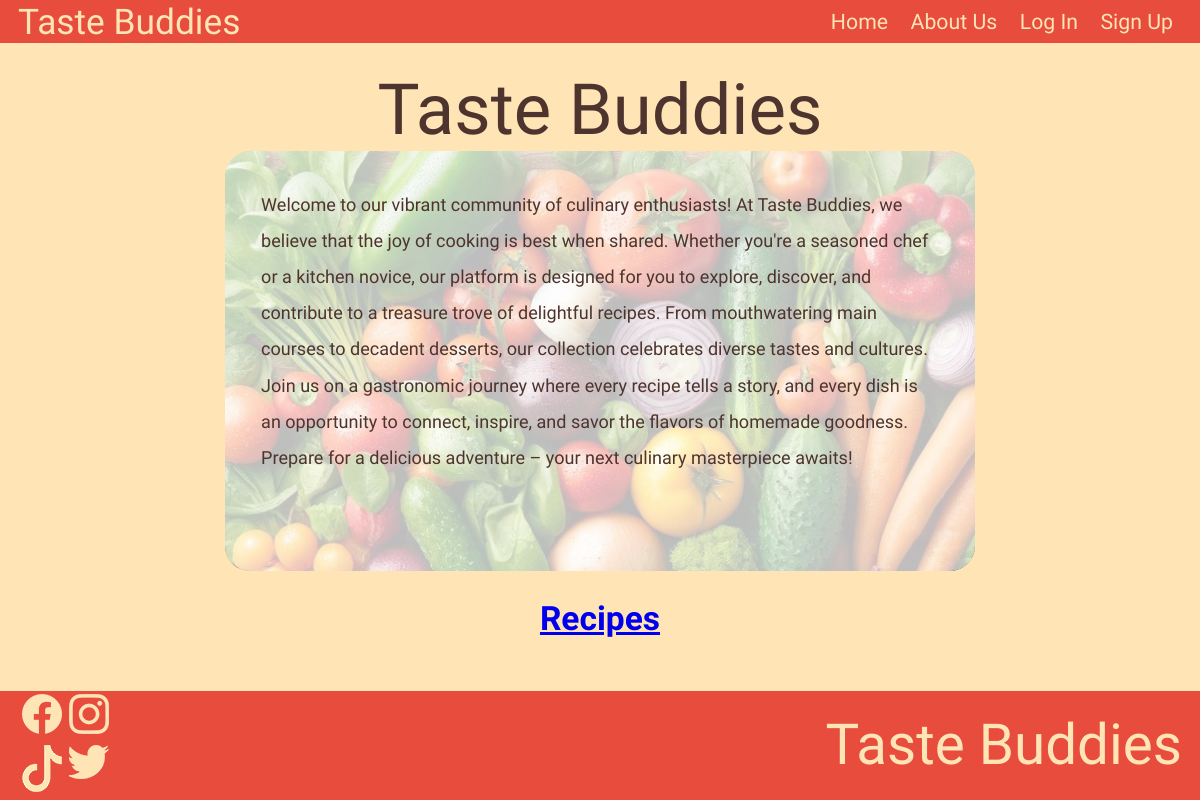
The app's page /public/index.php, older data.
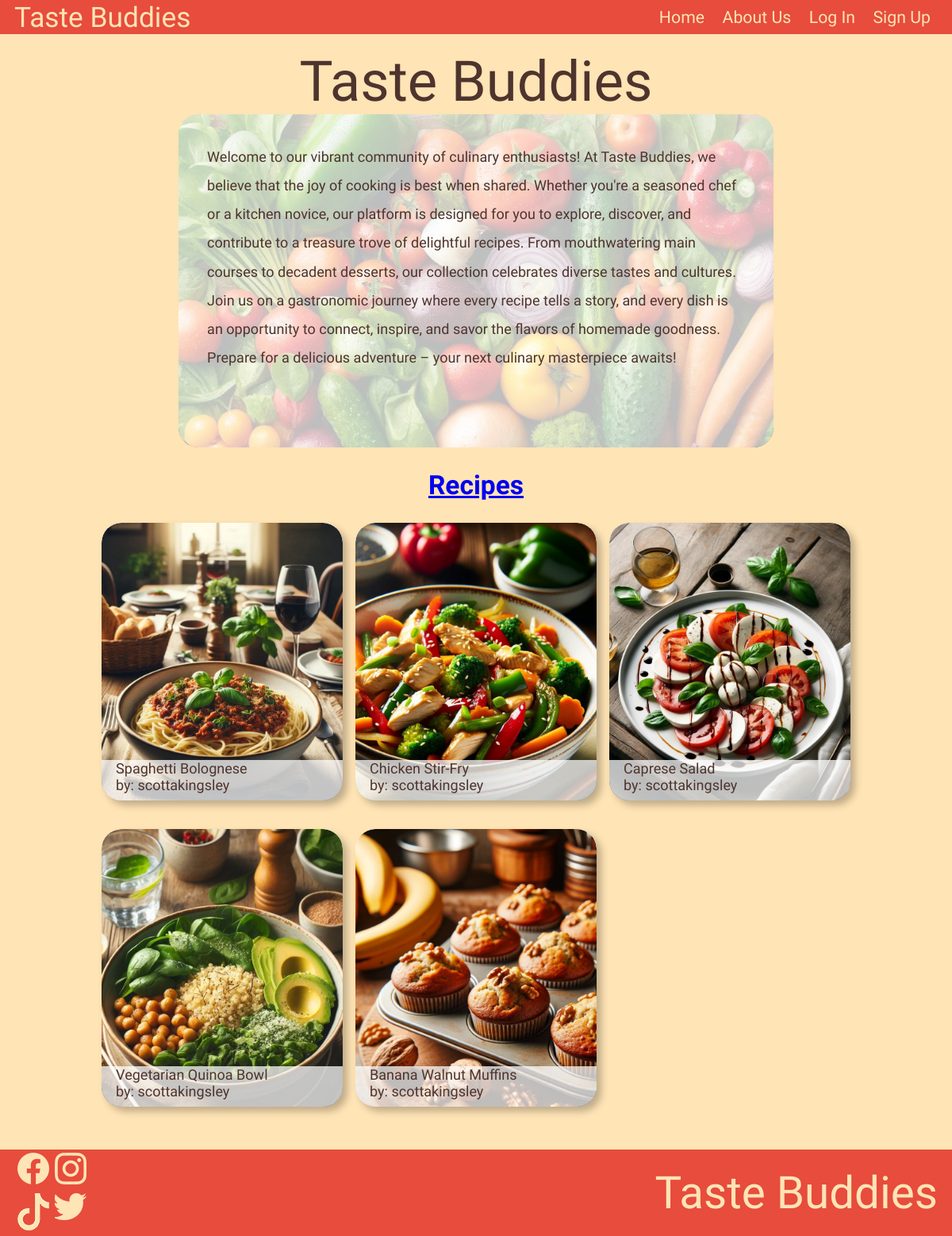
The same page, newer data.
### tables this page shows
CREATE TABLE `recipes` (
  `recipe_id` int NOT NULL,
  `user_id` int DEFAULT NULL,
  `recipe_name` varchar(50) DEFAULT NULL,
  `instructions` text,
  `cooking_time` int DEFAULT NULL,
  `difficulty` int DEFAULT NULL,
  `cuisine_type` int DEFAULT NULL,
  `meal_type` int DEFAULT NULL
);

CREATE TABLE `images` (
  `image_id` int NOT NULL,
  `recipe_id` int DEFAULT NULL,
  `file_path` varchar(255) DEFAULT NULL
);

CREATE TABLE `users` (
  `user_id` int NOT NULL,
  `user_name` varchar(50) DEFAULT NULL,
  `email` varchar(255) DEFAULT NULL,
  `hashed_password` varchar(255) DEFAULT NULL,
  `is_admin` tinyint(1) DEFAULT NULL
);

### private/functions.php (called while the page is built, shortened)
<?php
function url_for($script_path) {
  if($script_path[0] != '/') {
    $script_path = "/" . $script_path;
  }
  return WWW_ROOT . $script_path;
}
function h($string="") {
  return htmlspecialchars($string);
}
?>

### private/initialize.php (called while the page is built, shortened)
<?php
  require_once('functions.php');
  $session = new Session;
?>

### private/classes/session.class.php (called while the page is built, shortened)
<?php
class Session {
  public $user_id;
  public function is_logged_in() {
    return isset($this->user_id) && $this->last_login_is_recent();
  }
}
?>

### private/classes/databaseobject.class.php (called while the page is built, shortened)
<?php
class DatabaseObject {
  static protected $database;
  static protected $table_name = "";
  static public function set_database($database) {
    self::$database = $database;
  }
  static public function find_by_sql($sql) {
    $result = self::$database->query($sql);
    $object_array = [];
    while($record = $result->fetch_assoc()) {
      $object_array[] = static::instantiate($record);
    }
    return $object_array;
  }
  static public function find_all() {
    $sql = "SELECT * FROM " . static::$table_name;
    return static::find_by_sql($sql);
  }
  static public function find_by_id($user_id) {
    $sql = "SELECT * FROM " . static::$table_name . " ";
    $sql .= "WHERE user_id='" . self::$database->escape_string($user_id) . "'";
    $obj_array = static::find_by_sql($sql);
    if(!empty($obj_array)) {
      return array_shift($obj_array);
    } else {
      return false;
    }
  }
  static public function find_by_recipe($recipe_id) {
    $sql = "SELECT * FROM " . static::$table_name . " ";
    $sql .= "WHERE recipe_id='" . self::$database->escape_string($recipe_id) . "'";
    $obj_array = static::find_by_sql($sql);
    if(!empty($obj_array)) {
      return array_shift($obj_array);
    } else {
      return false;
    }
  }
  static protected function instantiate($record) {
    $object = new static;
    foreach($record as $property => $value) {
        if(property_exists($object, $property)) {
            $object->$property = $value;
        }
    }
    return $object;
  }
}
?>

### public/index.php (the view)
<?php
require_once('../private/initialize.php');
include(SHARED_PATH . '/public_header.php');
?>
<h1 id='home-h1'>Taste Buddies</h1>
<main id='home'>
  <p>Welcome to our vibrant community of culinary enthusiasts! At Taste Buddies, we believe that the joy of cooking is best when shared. Whether you're a seasoned chef or a kitchen novice, our platform is designed for you to explore, discover, and contribute to a treasure trove of delightful recipes. From mouthwatering main courses to decadent desserts, our collection celebrates diverse tastes and cultures. Join us on a gastronomic journey where every recipe tells a story, and every dish is an opportunity to connect, inspire, and savor the flavors of homemade goodness. Prepare for a delicious adventure – your next culinary masterpiece awaits!</p>
  <img src="images/veggies.jpg" alt="fresh vegetables">
</main>
<?php
  $recipes = Recipe::find_all();
  ?>
<section id='home-recipes'>
  <h2><a href="recipes/recipes.php">Recipes</a></h2>
  <?php
    foreach ($recipes as $recipe) {
      $image = Images::find_by_recipe($recipe->recipe_id);
      $user = User::find_by_id($recipe->user_id);
  ?>
      <div class='recipe-cards'>
        <img src="uploads/<?php echo h($image->file_path) ?>" alt="Image of <?php echo h($recipe->recipe_name) ?>">
        <p><?php echo h($recipe->recipe_name); ?>
        <br>
        by: <?php echo h($user->user_name); ?></p>
      </div>
  <?php } ?>
</section>
<?php include(SHARED_PATH . '/public_footer.php'); ?>

### private/shared/public_header.php (shortened to what this page needs)
<!doctype html>
<html lang="en">
  <head>
    <link rel="stylesheet" media="all" href="<?php echo url_for('/css/style.css'); ?>">
  </head>
  <body>
    <header>
      <h1>Taste Buddies</h1>
      <nav>
        <ul id="navbar">
          <li><a href="<?php echo url_for('index.php'); ?>">Home</a></li>
          <li><a href="<?php echo url_for('about_us.php'); ?>">About Us</a></li>
          <?php if($session->is_logged_in()) { ?>
            <li><a href="<?php echo url_for('logout.php'); ?>">Logout, <?php echo $session->user_name; ?></a></li>
          <?php } else { ?>
            <li><a href="<?php echo url_for('login.php'); ?>">Log In</a></li>
            <li><a href="<?php echo url_for('users/new.php'); ?>">Sign Up</a></li>
          <?php }?>
        </ul>
      </nav>
    </header>
    <div id="content">

### private/shared/public_footer.php (shortened to what this page needs)
    </div>
    <footer>
      <nav>
        <a href="https://www.facebook.com"><img src="<?php echo url_for('/images/facebook-logo.png'); ?>" alt="Facebook"></a>
        <a href="https://www.instagram.com"><img src="<?php echo url_for('/images/instagram-logo.png'); ?>" alt="Instagram"></a>
        <a href="https://www.tiktok.com"><img src="<?php echo url_for('/images/tiktok-logo.png'); ?>" alt="TikTok"></a>
        <a href="https://www.twitter.com"><img src="<?php echo url_for('/images/twitter-logo.png'); ?>" alt="Twitter"></a>
      </nav>
      <h1>Taste Buddies</h1>
    </footer>
  </body>
</html>

### public/css/style.css (style rules this page uses)
:root { --main-color: #FFE4B5; --light-main: #ffd; --text-color: #4E342E; --nav-color: #E74C3C; --light-nav: #c44; }
* { box-sizing: border-box; }
html { font: 20px "Delius", cursive ; }
body { background-color: var(--main-color); color: var(--text-color); display: flex; flex-direction: column; height: 100vh; justify-content: space-between; margin: auto; }
header { align-items: center; background-color: var(--nav-color); color: var(--main-color); display: flex; justify-content: space-between; margin: 0; padding: 0 1rem; }
header h1 { font: 100 40px "Damion", cursive; margin: 0 }
header nav ul { margin: 0; }
header nav li { display: inline-block; padding: .5rem; }
header nav a { color: var(--main-color); font-family: "Delius", cursive; font-size: 24; text-decoration: none; }
#home-h1 { color: var(--text-color); font: 100 80px "Damion", cursive; margin: auto; text-align: center; }
#home { border-radius: 25px; font-family: "Delius", cursive; font-size: 20px; margin: auto; max-height: 420px; max-width: 750px; overflow: hidden; padding: 0; position: relative; width: 80%; }
#home p { background-color: #ffffffbb; line-height: 2; margin: 0; padding: 2rem; position: absolute; z-index: 1; height: 100%; }
#home img { box-shadow: 6px 6px 10px #00000040; border-radius: 25px; justify-self: end; height: 100%; position: relative; width: 100%; z-index: 0; }
#home-recipes { align-items: center; display: grid; justify-items: center; font-family: "Delius", cursive; grid-template-columns: 1fr 1fr 1fr; margin: auto; max-width: 1090px; }
#home-recipes h2 { color: var(--text-color); font-size: 38px; grid-column: 1 / span 3; text-align: center; }
.recipe-cards { background: #fff; border-radius: 25px; box-shadow: 6px 6px 10px #00000040; margin-bottom: 2rem; max-height: 350px; overflow: hidden; position: relative; width: 95%; }
.recipe-cards img { border-radius: 25px 25px 0 0; height: auto; width: 100%; position: relative; z-index: 0; }
.recipe-cards p { margin: 0; padding-bottom: .5rem; padding-left: 1rem; position: absolute; bottom: 0; width: 100%; background-color: #ffffffbb; z-index: 1; }
#content { align-self: center; margin: 1rem auto; width: 80%; }
footer { background-color: var(--nav-color); color: var(--main-color); display: flex; justify-content: space-between; padding: 0 1rem; width: 100%; }
footer nav { display: grid; grid-template-columns: 1fr 1fr; }
footer nav img { margin: .2rem; }
footer h1 { align-self: center; font-family: "Damion", cursive; font-size: 64px; font-weight: 100; margin: 0; }
@media screen and (max-width: 1400px) { header h1 { font-size: calc(16px + (40 - 16) * (100vw - 375px) / (1400 - 375)); } }
@media screen and (max-width: 1400px) { #home-h1 { font-size: calc(32px + (80 - 32) * (100vw - 375px) / (1400 - 375)); } }
@media screen and (max-width: 1400px) { #home-recipes h2, #recipesH2 { font-size: calc(15px + (38 - 15) * (100vw - 375px) / (1400 - 375)); } }
@media screen and (max-width: 1400px) { html { font-size: calc(10px + (20 - 10) * (100vw - 375px) / (1400 - 375)); } }
@media screen and (max-width: 1400px) { #home, #home p, #recipe-cards p, #about_us { font-size: calc(10px + (20 - 10) * (100vw - 375px) / (1400 - 375)); } }
@media screen and (max-width: 1400px) { header nav a { font-size: calc(10px + (24 - 10) * (100vw - 375px) / (1400 - 375)); } }
@media screen and (max-width: 1400px) { footer h1 { font-size: calc(26px + (64 - 26) * (100vw - 375px) / (1400 - 375)); } }

Row changes from the older to the newer data that the page shows:
added recipes: images.file_path (picture), recipe_name "Spaghetti Bolognese", user.user_name "scottakingsley"
added recipes: images.file_path (picture), recipe_name "Chicken Stir-Fry", user.user_name "scottakingsley"
added recipes: images.file_path (picture), recipe_name "Caprese Salad", user.user_name "scottakingsley"
added recipes: images.file_path (picture), recipe_name "Vegetarian Quinoa Bowl", user.user_name "scottakingsley"
added recipes: images.file_path (picture), recipe_name "Banana Walnut Muffins", user.user_name "scottakingsley"
